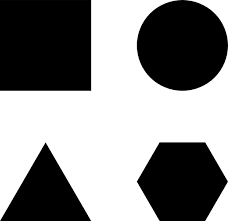
#> input picture contour1.png, 228 x 221 px
$ python mymath.py   (Python 2 division)   (older library calls are emulated)
#> lines starting #> are read from the running program, lines starting #| are printed output that depends on the picture; after the words box and inside, x2 and y2 are one past the last pixel; in counts of white or black regions, pixels touching at a corner belong together
import cv2
import numpy as np
import math


class Shapes:
    def __init__(self, img):
        self.img = img

    def preprocessing(self):
        lower=np.array([0, 0, 0],)
        upper=np.array([15, 15, 15],)
        mask = cv2.inRange(self.img, lower, upper)
        cv2.imshow('IMAGE_MASK',mask)
        (flags, contours, h) = cv2.findContours(mask,cv2.RETR_TREE, cv2.CHAIN_APPROX_SIMPLE)
        print contours
        return contours
img = cv2.imread('contour1.png')
#> img is the input picture: shape (221, 228, 3); min 0, max 255, mean 135.2
shape = Shapes(img)
contours = shape.preprocessing()
#> in preprocessing, `mask = cv2.inRange(self.img, lower, upper)`:
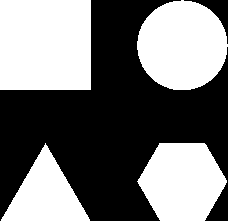
#> mask: shape (221, 228); 46.4% white; 4 white regions
#> in preprocessing, `(flags, contours, h) = cv2.findContours(mask,cv2.RETR_TREE, cv2.CHAIN_..`: contours = 4 contours; box (x1, y1, x2, y2) and area: (0, 0, 91, 90) 8010, (137, 0, 228, 90) 6244, (137, 143, 227, 221) 5158, (1, 143, 90, 221) 3398; h = [[1, -1, -1, -1], [2, 0, -1, -1], [3, 1, -1, -1], [-1, 2, -1, -1]]
#> (printed output is left out)
cv2.imshow('Display', img)
cv2.waitKey(0)
cv2.destroyAllWindows()

$ run again, with contour2.png copied over contour1.png
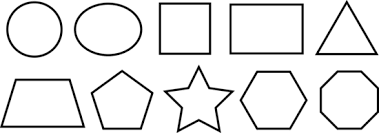
#> input picture contour2.png, 379 x 133 px
#> img is the input picture: shape (133, 379, 3); min 0, max 255, mean 233.9
#> in preprocessing, `mask = cv2.inRange(self.img, lower, upper)`:
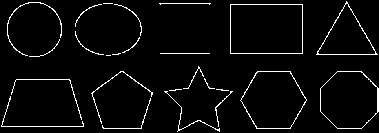
#> mask: shape (133, 379); 4% white in thin lines or dots
#> in preprocessing, `(flags, contours, h) = cv2.findContours(mask,cv2.RETR_TREE, cv2.CHAIN_..`: contours = 29 contours, 19 with area under 20; largest, box (x1, y1, x2, y2) and area: (230, 4, 303, 54) 3528, (230, 4, 303, 54) 3526, (240, 71, 307, 129) 2824, (240, 71, 307, 129) 2794, (320, 71, 379, 129) 2728; h = 29 rows, first 6: [1, -1, -1, -1], [2, 0, -1, -1], [3, 1, -1, -1], [4, 2, -1, -1], [5, 3, -1, -1], [6, 4, -1, -1]
#> (printed output is left out)
